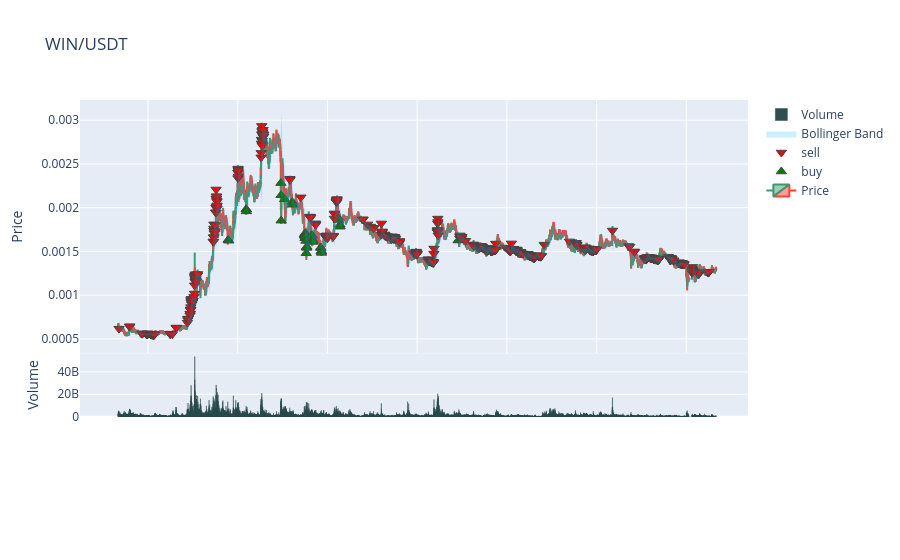
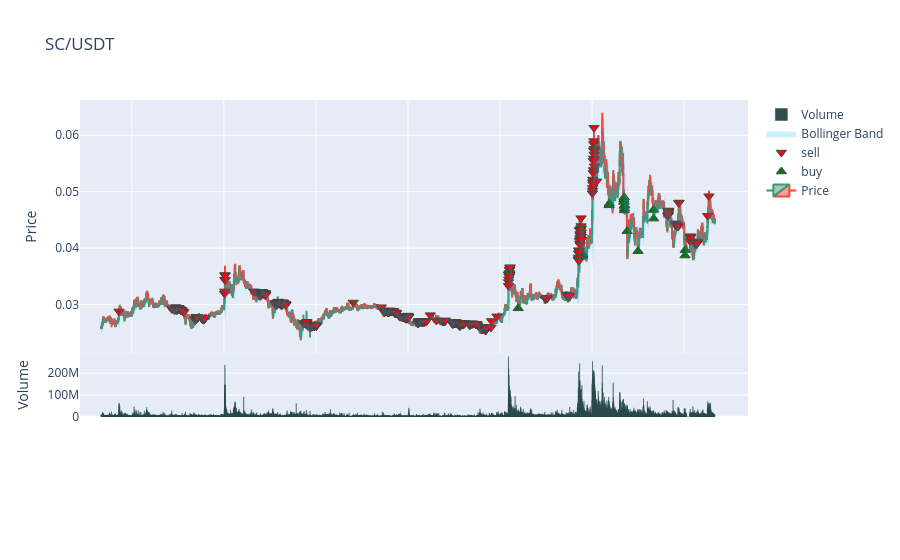

The code cell stored with these charts, in order, in its notebook:
### Code cell
# example inline plot config to override strat
plot_config = {
    'main_plot': {
    },
    'subplots': {
        'STR' :{
            'mastreak': {'color': 'black'},
        },
        'KAMA' :{
            'kama': {'color': 'red'},
        },
        'RMI' :{
            'rmi': {'color': 'blue'},
        },
        'MP' :{
            'mp': {'color': 'green'},
        },        
    }
}

## set the pairlist you want to plot
pairlist = ["WIN/USDT", "SC/USDT"]

## don't do this for more than a couple of pairs and for a few days otherwise Slowness Will Occur
for i in pairlist:
    (data, trades) = do_analysis(i, strategy, timeframe)
    do_plot(i, data, trades) #, plot_config=plot_config)

### Figure 1 — Plotly figure (JSON) as saved in the notebook; plotly's stock layout.template omitted (floating-point values rounded to 4 significant figures; data arrays with more than 128 entries replaced by an {"elided": "..."} marker saying what was removed)
{"data": [{"close": {"elided": "5760 float values"}, "high": {"elided": "5760 float values"}, "low": {"elided": "5760 float values"}, "name": "Price", "open": {"elided": "5760 float values"}, "type": "candlestick", "x": {"elided": "5760 str values"}, "xaxis": "x", "yaxis": "y"}, {"marker": {"color": "green", "line": {"width": 1}, "size": 9, "symbol": "triangle-up-dot"}, "mode": "markers", "name": "buy", "type": "scatter", "x": ["2021-04-04T16:20:00+00:00", "2021-04-04T16:45:00+00:00", "2021-04-05T06:50:00+00:00", "2021-04-05T06:55:00+00:00", "2021-04-05T07:00:00+00:00", "2021-04-06T10:40:00+00:00", "2021-04-06T10:45:00+00:00", "2021-04-06T10:50:00+00:00", "2021-04-06T13:40:00+00:00", "2021-04-06T19:50:00+00:00", "2021-04-06T19:55:00+00:00", "2021-04-07T05:35:00+00:00", "2021-04-07T05:40:00+00:00", "2021-04-07T05:45:00+00:00", "2021-04-07T06:00:00+00:00", "2021-04-07T06:05:00+00:00", "2021-04-07T06:10:00+00:00", "2021-04-07T06:15:00+00:00", "2021-04-07T06:25:00+00:00", "2021-04-07T06:30:00+00:00", "2021-04-07T06:35:00+00:00", "2021-04-07T06:45:00+00:00", "2021-04-07T07:00:00+00:00", "2021-04-07T07:10:00+00:00", "2021-04-07T07:25:00+00:00", "2021-04-07T07:30:00+00:00", "2021-04-07T11:10:00+00:00", "2021-04-07T11:25:00+00:00", "2021-04-07T11:35:00+00:00", "2021-04-07T11:45:00+00:00", "2021-04-07T11:50:00+00:00", "2021-04-07T12:05:00+00:00", "2021-04-07T12:15:00+00:00", "2021-04-07T12:25:00+00:00", "2021-04-07T18:35:00+00:00", "2021-04-07T18:45:00+00:00", "2021-04-07T19:00:00+00:00", "2021-04-07T19:10:00+00:00", "2021-04-07T19:15:00+00:00", "2021-04-08T08:35:00+00:00", "2021-04-08T08:40:00+00:00", "2021-04-08T10:05:00+00:00", "2021-04-08T10:10:00+00:00", "2021-04-12T08:50:00+00:00"], "xaxis": "x", "y": [0.001632, 0.001623, 0.001984, 0.001978, 0.001958, 0.002282, 0.002143, 0.001852, 0.002096, 0.002064, 0.002034, 0.00169, 0.001696, 0.001678, 0.001652, 0.001697, 0.001687, 0.00171, 0.001695, 0.001677, 0.001667, 0.00162, 0.00148, 0.001545, 0.001554, 0.001541, 0.001685, 0.001636, 0.00164, 0.001648, 0.00168, 0.001628, 0.001631, 0.001609, 0.001545, 0.001539, 0.001501, 0.001502, 0.001484, 0.001888, 0.00186, 0.001805, 0.001783, 0.001625], "yaxis": "y"}, {"marker": {"color": "red", "line": {"width": 1}, "size": 9, "symbol": "triangle-down-dot"}, "mode": "markers", "name": "sell", "type": "scatter", "x": {"elided": "637 str values"}, "xaxis": "x", "y": {"elided": "637 float values"}, "yaxis": "y"}, {"line": {"color": "rgba(255,255,255,0)"}, "showlegend": false, "type": "scatter", "x": {"elided": "5760 str values"}, "xaxis": "x", "y": {"elided": "5760 float values"}, "yaxis": "y"}, {"fill": "tonexty", "fillcolor": "rgba(0,176,246,0.2)", "line": {"color": "rgba(255,255,255,0)"}, "name": "Bollinger Band", "type": "scatter", "x": {"elided": "5760 str values"}, "xaxis": "x", "y": {"elided": "5760 float values"}, "yaxis": "y"}, {"marker": {"color": "DarkSlateGrey", "line": {"color": "DarkSlateGrey"}}, "name": "Volume", "type": "bar", "x": {"elided": "5760 str values"}, "xaxis": "x2", "y": {"elided": "5760 int values"}, "yaxis": "y2"}], "layout": {"autosize": true, "title": {"text": "WIN/USDT"}, "xaxis": {"anchor": "y", "autorange": true, "domain": [0, 1], "matches": "x3", "range": ["2021-03-30 17:57:17.013", "2021-04-22 00:57:42.987"], "rangeslider": {"visible": false, "yaxis": {}}, "showticklabels": false, "type": "date"}, "xaxis2": {"anchor": "y2", "autorange": true, "domain": [0, 1], "matches": "x3", "range": ["2021-03-30 17:57:17.013", "2021-04-22 00:57:42.987"], "showticklabels": false, "type": "date"}, "xaxis3": {"anchor": "y3", "autorange": true, "domain": [0, 1], "range": ["2021-03-30 17:57:17.013", "2021-04-22 00:57:42.987"]}, "yaxis": {"anchor": "x", "autorange": true, "domain": [0.3335, 1], "range": [0.0003071, 0.003233], "title": {"text": "Price"}, "type": "linear"}, "yaxis2": {"anchor": "x2", "autorange": true, "domain": [0.1667, 0.3334], "range": [0, 56580000000.0], "title": {"text": "Volume"}, "type": "linear"}, "yaxis3": {"anchor": "x3", "domain": [0, 0.1666], "title": {"text": "Other"}}}}

### Figure 2 — Plotly figure (JSON) as saved in the notebook; plotly's stock layout.template omitted (floating-point values rounded to 4 significant figures; data arrays with more than 128 entries replaced by an {"elided": "..."} marker saying what was removed)
{"data": [{"close": {"elided": "5760 float values"}, "high": {"elided": "5760 float values"}, "low": {"elided": "5760 float values"}, "name": "Price", "open": {"elided": "5760 float values"}, "type": "candlestick", "x": {"elided": "5760 str values"}, "xaxis": "x", "yaxis": "y"}, {"marker": {"color": "green", "line": {"width": 1}, "size": 9, "symbol": "triangle-up-dot"}, "mode": "markers", "name": "buy", "type": "scatter", "x": ["2021-04-14T14:10:00+00:00", "2021-04-16T16:20:00+00:00", "2021-04-16T16:25:00+00:00", "2021-04-16T16:35:00+00:00", "2021-04-16T16:40:00+00:00", "2021-04-17T13:20:00+00:00", "2021-04-17T13:25:00+00:00", "2021-04-18T00:50:00+00:00", "2021-04-18T00:55:00+00:00", "2021-04-18T01:00:00+00:00", "2021-04-18T01:05:00+00:00", "2021-04-18T01:10:00+00:00", "2021-04-18T01:15:00+00:00", "2021-04-18T01:20:00+00:00", "2021-04-18T01:25:00+00:00", "2021-04-18T03:25:00+00:00", "2021-04-18T11:55:00+00:00", "2021-04-19T00:00:00+00:00", "2021-04-19T00:10:00+00:00", "2021-04-20T00:40:00+00:00", "2021-04-20T00:50:00+00:00"], "xaxis": "x", "y": [0.02935, 0.03864, 0.03865, 0.03867, 0.0389, 0.04759, 0.04787, 0.04865, 0.04824, 0.0482, 0.049, 0.04748, 0.04668, 0.04701, 0.04759, 0.04301, 0.03947, 0.04676, 0.04523, 0.0387, 0.03967], "yaxis": "y"}, {"marker": {"color": "red", "line": {"width": 1}, "size": 9, "symbol": "triangle-down-dot"}, "mode": "markers", "name": "sell", "type": "scatter", "x": {"elided": "635 str values"}, "xaxis": "x", "y": {"elided": "635 float values"}, "yaxis": "y"}, {"line": {"color": "rgba(255,255,255,0)"}, "showlegend": false, "type": "scatter", "x": {"elided": "5760 str values"}, "xaxis": "x", "y": {"elided": "5760 float values"}, "yaxis": "y"}, {"fill": "tonexty", "fillcolor": "rgba(0,176,246,0.2)", "line": {"color": "rgba(255,255,255,0)"}, "name": "Bollinger Band", "type": "scatter", "x": {"elided": "5760 str values"}, "xaxis": "x", "y": {"elided": "5760 float values"}, "yaxis": "y"}, {"marker": {"color": "DarkSlateGrey", "line": {"color": "DarkSlateGrey"}}, "name": "Volume", "type": "bar", "x": {"elided": "5760 str values"}, "xaxis": "x2", "y": {"elided": "5760 int values"}, "yaxis": "y2"}], "layout": {"autosize": true, "title": {"text": "SC/USDT"}, "xaxis": {"anchor": "y", "autorange": true, "domain": [0, 1], "matches": "x3", "range": ["2021-03-31 07:59:07.1292", "2021-04-22 01:25:52.8708"], "rangeslider": {"visible": false, "yaxis": {}}, "showticklabels": false, "type": "date"}, "xaxis2": {"anchor": "y2", "autorange": true, "domain": [0, 1], "matches": "x3", "range": ["2021-03-31 07:59:07.1292", "2021-04-22 01:25:52.8708"], "showticklabels": false, "type": "date"}, "xaxis3": {"anchor": "y3", "autorange": true, "domain": [0, 1], "range": ["2021-03-31 07:59:07.1292", "2021-04-22 01:25:52.8708"]}, "yaxis": {"anchor": "x", "autorange": true, "domain": [0.3335, 1], "range": [0.02138, 0.06624], "title": {"text": "Price"}, "type": "linear"}, "yaxis2": {"anchor": "x2", "autorange": true, "domain": [0.1667, 0.3334], "range": [0, 291400000.0], "title": {"text": "Volume"}, "type": "linear"}, "yaxis3": {"anchor": "x3", "domain": [0, 0.1666], "title": {"text": "Other"}}}}
